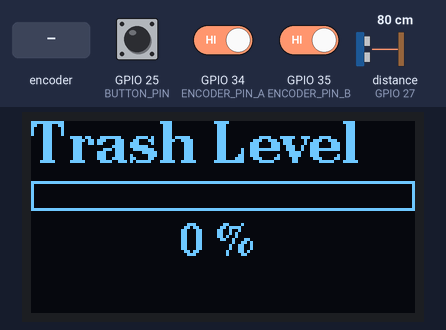
A program run on a simulated ESP32. Parts: 128×64 one-colour display. Wiring (inferred from the names in the program): ultrasonic range finder: trigger GPIO 26; echo GPIO 27. Inputs (shaded band) come from the test bench; at power-on: distance to the obstacle (sensor on GPIO 27) 80 cm, GPIO 25 (BUTTON_PIN) HIGH, GPIO 34 (ENCODER_PIN_A) HIGH, GPIO 35 (ENCODER_PIN_B) HIGH. The echo pulse lasts 58.3 µs per cm.

Above: at 3.2 s.
3.3 s: rotary encoder on GPIO 34 (ENCODER_PIN_A) / GPIO 35 (ENCODER_PIN_B) turned 3 steps (first pin leading)
At 5.0 s:
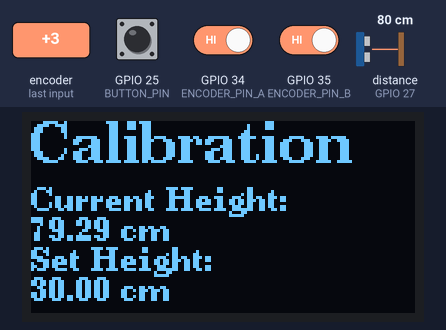
5.4 s: distance to the obstacle (sensor on GPIO 27) set to 2 cm
At 6.8 s:
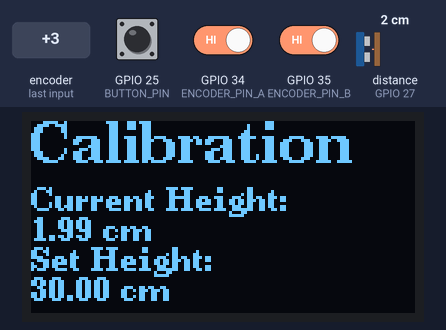
6.9 s: GPIO 25 (BUTTON_PIN) pulled LOW for 0.15 s
At 7.9 s:
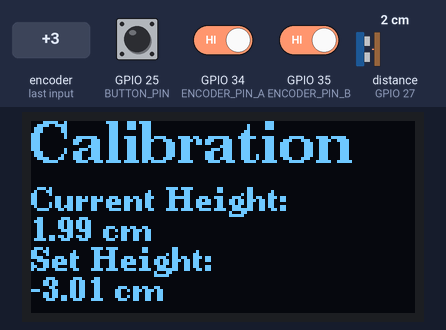
8.5 s: distance to the obstacle (sensor on GPIO 27) set to 4 cm
At 9.96 s:
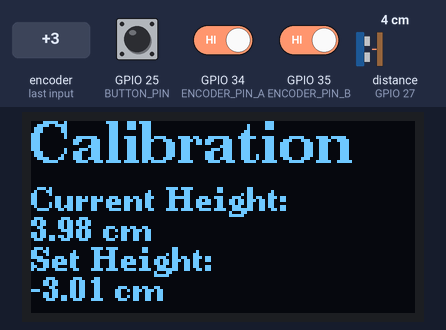
10.1 s: GPIO 25 (BUTTON_PIN) pulled LOW for 1 s
At 11.2 s:
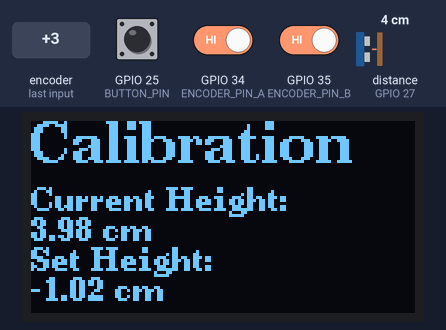
12.6 s: rotary encoder on GPIO 34 (ENCODER_PIN_A) / GPIO 35 (ENCODER_PIN_B) turned 1 step (first pin leading)
At 14.1 s:
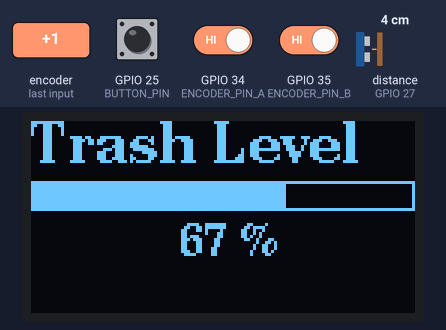
Timing chart, 0 to 15.3 s (numbered marks = the images above; inputs shaded):
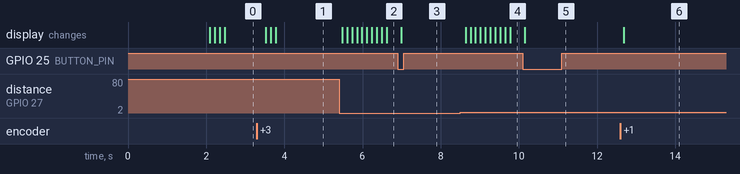

Measured:
- after the input at 3.3 s, the display: changes after 0.22 s (image 1)
- after the input at 5.4 s, the display: first changes after 0.08 s (image 2 shows a later state)
- after the input at 6.9 s, the display: changes after 0.10 s (image 3)
- after the input at 8.5 s, the display: first changes after 0.14 s (image 4 shows a later state)
- after the input at 10.1 s, the display: changes after 0.05 s (image 5)
- after the input at 12.6 s, the display: changes after 0.08 s (image 6)

The program:

main.cpp
```cpp
#include <Arduino.h>
#include <U8g2lib.h>

// Define pins for the ultrasonic sensor
#define TRIGGER_PIN 26
#define ECHO_PIN 27

// Define pins for the rotary encoder
#define ENCODER_PIN_A 34
#define ENCODER_PIN_B 35
#define BUTTON_PIN 25

// Define pins for the OLED
#define OLED_SCL 32
#define OLED_SDA 33

// Variables for the rotary encoder
volatile int encoderPos = 0;
volatile bool buttonPressed = false;
const int menuItems = 2;
int menuIndex = 1;

// Variables for the ultrasonic sensor
float trashCanHeight = 30.0; // Height of the trashcan in cm
long duration;
float distanceCm;
const float sensorOffset = 5.0; // Offset for the sensor mounting

// Variables for the moving average filter
const int numSamples = 10;  // Number of samples for the moving average
float distanceSamples[numSamples];
int sampleIndex = 0;
float totalDistance = 0;
float averageDistance = 0;

// OLED display
U8G2_SSD1306_128X64_NONAME_F_HW_I2C u8g2(U8G2_R0, /* reset=*/ U8X8_PIN_NONE, /* clock=*/ OLED_SCL, /* data=*/ OLED_SDA);

// Encoder state table for direction detection
static const int8_t encoderStateTable[4][4] = {
  {0, -1, 1, 0},
  {1, 0, 0, -1},
  {-1, 0, 0, 1},
  {0, 1, -1, 0}
};

volatile int encoderState = 0;

/*
  Update the encoder position based on the current state of the encoder pins
  The encoder state table is used to determine the direction of the encoder
  The encoder position is updated based on the direction
*/
void IRAM_ATTR updateEncoder() {
  int pinA = digitalRead(ENCODER_PIN_A);
  int pinB = digitalRead(ENCODER_PIN_B);
  int newState = (pinB << 1) | pinA;
  int direction = encoderStateTable[encoderState][newState];
  encoderState = newState;
  if (direction != 0) {
    encoderPos += direction;
  }
}

/*
  Update the button state when the button is pressed
*/
void IRAM_ATTR updateButton() {
  buttonPressed = true;
}

/*
  Read the distance from the ultrasonic sensor
  Update the moving average filter
*/
void readUltrasonicDistance() {
  digitalWrite(TRIGGER_PIN, LOW);
  delayMicroseconds(2);
  digitalWrite(TRIGGER_PIN, HIGH);
  delayMicroseconds(10);
  digitalWrite(TRIGGER_PIN, LOW);

  duration = pulseIn(ECHO_PIN, HIGH);
  distanceCm = duration * 0.034 / 2;

  // Update the moving average filter
  totalDistance -= distanceSamples[sampleIndex];
  distanceSamples[sampleIndex] = distanceCm;
  totalDistance += distanceCm;
  sampleIndex = (sampleIndex + 1) % numSamples;
  averageDistance = totalDistance / numSamples;
}

/*
  Handle the menu navigation and button press
*/
void handleMenu() {
  static int lastEncoderPos = 0;
  if (abs(encoderPos - lastEncoderPos) >= 2) {
    if (encoderPos > lastEncoderPos) {
      menuIndex = (menuIndex + 1) % menuItems;
    } else {
      menuIndex = (menuIndex - 1 + menuItems) % menuItems;
    }
    lastEncoderPos = encoderPos;
  }

  if (buttonPressed) {
    buttonPressed = false;
    if (menuIndex == 0) {
      // Calibration mode
      trashCanHeight = averageDistance - sensorOffset;
    } else if (menuIndex == 1) {
      // Showing trash level
    }
  }
}

/*
  Draw the menu on the OLED display
*/
void drawMenu() {
  u8g2.clearBuffer();

  if (menuIndex == 0) {
    u8g2.setFont(u8g2_font_ncenB14_tr);
    u8g2.drawStr(0, 14, "Calibration");
    u8g2.setCursor(0, 30);
    u8g2.setFont(u8g2_font_ncenB08_tr);
    u8g2.print("Current Height:");
    u8g2.setCursor(0, 40);
    u8g2.print(averageDistance);
    u8g2.print(" cm");
    u8g2.setCursor(0, 50);
    u8g2.print("Set Height: ");
    u8g2.setCursor(0, 60);
    u8g2.print(trashCanHeight);
    u8g2.print(" cm");
  } else if (menuIndex == 1) {
    u8g2.setFont(u8g2_font_ncenB14_tr);
    u8g2.drawStr(0, 14, "Trash Level");
    int trashLevel = map(averageDistance, sensorOffset, trashCanHeight, 100, 0);  // Reverse the level calculation
    trashLevel = constrain(trashLevel, 0, 100);  // Ensure the value is within 0-100%
    u8g2.drawFrame(0, 20, 128, 10);
    u8g2.drawBox(0, 20, map(trashLevel, 0, 100, 0, 128), 10);
    u8g2.setCursor(50, 45);
    u8g2.setFont(u8g2_font_ncenB10_tr);
    u8g2.print(trashLevel);
    u8g2.print(" %");
  }

  u8g2.sendBuffer();
}

/*
  Draw the splash screen on the OLED display
*/
void drawSplashScreen() {
  u8g2.clearBuffer();
  u8g2.setFont(u8g2_font_ncenB14_tr);
  u8g2.drawStr(20, 14, "Trash Can");
  u8g2.setFont(u8g2_font_ncenB10_tr);
  u8g2.drawStr(10, 40, "Fullness Meter");
  u8g2.sendBuffer();
  delay(2000);
}

void setup() {
  Serial.begin(115200);
  u8g2.begin();

  pinMode(TRIGGER_PIN, OUTPUT);
  pinMode(ECHO_PIN, INPUT);
  pinMode(ENCODER_PIN_A, INPUT_PULLUP);
  pinMode(ENCODER_PIN_B, INPUT_PULLUP);
  pinMode(BUTTON_PIN, INPUT_PULLUP);

  attachInterrupt(digitalPinToInterrupt(ENCODER_PIN_A), updateEncoder, CHANGE);
  attachInterrupt(digitalPinToInterrupt(ENCODER_PIN_B), updateEncoder, CHANGE);
  attachInterrupt(digitalPinToInterrupt(BUTTON_PIN), updateButton, FALLING);

  // Initialize distance samples
  for (int i = 0; i < numSamples; i++) {
    distanceSamples[i] = 0;
  }

  drawSplashScreen();
}

void loop() {
  readUltrasonicDistance();
  handleMenu();
  drawMenu();
  delay(100); // Small delay for debounce
}


// #ifdef U8X8_HAVE_HW_SPI
// #include <SPI.h>
// #endif
// #ifdef U8X8_HAVE_HW_I2C
// #include <Wire.h>
// #endif

// #define BUTTON_PIN 25
// #define ENCODER_PIN_A 34
// #define ENCODER_PIN_B 35
// // #define TRIGGER_PIN 5
// // #define ECHO_PIN 4

// // float duration, distance;

// #define ENCODER_STATES 4
// volatile int encoderPos = 0;

// /*
//   U8g2lib Example Overview:
//     Frame Buffer Examples: clearBuffer/sendBuffer. Fast, but may not work with all Arduino boards because of RAM consumption
//     Page Buffer Examples: firstPage/nextPage. Less RAM usage, should work with all Arduino boards.
//     U8x8 Text Only Example: No RAM usage, direct communication with display controller. No graphics, 8x8 Text only.

// */
// U8G2_SSD1306_128X64_NONAME_F_HW_I2C u8g2(U8G2_R0, /* reset=*/ U8X8_PIN_NONE, /* clock=*/ 32, /* data=*/ 33);   // ESP32 Thing, HW I2C with pin remapping


// // int16_t offset;				// current offset for the scrolling text
// // u8g2_uint_t width;			// pixel width of the scrolling text (must be lesser than 128 unless U8G2_16BIT is defined
// // const char *text = "Azzam";	// scroll this text from right to left

// // const uint8_t tile_area_x_pos = 2;	// Update area left position (in tiles)
// // const uint8_t tile_area_y_pos = 3;	// Update area upper position (distance from top in tiles)
// // const uint8_t tile_area_width = 12;
// // const uint8_t tile_area_height = 4;	// this will allow cour18 chars to fit into the area

// // const u8g2_uint_t pixel_area_x_pos = tile_area_x_pos*8;
// // const u8g2_uint_t pixel_area_y_pos = tile_area_y_pos*8;
// // const u8g2_uint_t pixel_area_width = tile_area_width*8;
// // const u8g2_uint_t pixel_area_height = tile_area_height*8;

// void updateButton() {
//   encoderPos = 0;
// }

// // float GetDistance() {
// //   digitalWrite(TRIGGER_PIN, HIGH);
// //   delayMicroseconds(10);
// //   digitalWrite(TRIGGER_PIN, LOW);

// //   duration = pulseIn(ECHO_PIN, HIGH);
// //   distance = (duration * 0.0343) / 2;
// //   return distance;
// // }

// static const int8_t encoderStateTable[ENCODER_STATES][ENCODER_STATES] = {
//   {0, -1, 1, 0},
//   {1, 0, 0, -1},
//   {-1, 0, 0, 1},
//   {0, 1, -1, 0}
// };

// volatile int encoderState = 0;
// static void updateEncoder() {
//   int pinA = digitalRead(ENCODER_PIN_A);
//   int pinB = digitalRead(ENCODER_PIN_B);
//   int newState = (pinB << 1) | pinA;
//   int direction = encoderStateTable[encoderState][newState];
//   encoderState = newState;
//   if ((encoderState == 1 || encoderState == 2) && direction != 0) {
//     encoderPos += direction;
//   }
// }

// void setup(void) {
//   Serial.begin(115200);
//   u8g2.begin();

//   // u8g2.clearBuffer();					// clear the internal memory
//   // u8g2.setFont(u8g2_font_helvR10_tr);	// choose a suitable font
//   // u8g2.drawStr(0,12,"Level Sampah");	// write something to the internal memory

//   // // draw a frame, only the content within the frame will be updated
//   // // the frame is never drawn again, but will stay on the display
//   // u8g2.drawBox(pixel_area_x_pos-1, pixel_area_y_pos-1, pixel_area_width+2, pixel_area_height+2);

//   // u8g2.sendBuffer();					// transfer internal memory to the display

//   // u8g2.setFont(u8g2_font_courB18_tr);	// set the target font for the text width calculation
//   // width = u8g2.getUTF8Width(text);		// calculate the pixel width of the text
//   // offset = width+pixel_area_width;

//   // Set encoder pins as inputs
//   pinMode(ENCODER_PIN_A, INPUT_PULLUP);
//   pinMode(ENCODER_PIN_B, INPUT_PULLUP);
//   pinMode(BUTTON_PIN, INPUT_PULLUP);
//   // pinMode(TRIGGER_PIN, OUTPUT);
//   // pinMode(ECHO_PIN, INPUT);

//   // Attach interrupts to encoder pins
//   attachInterrupt(digitalPinToInterrupt(ENCODER_PIN_A), updateEncoder, CHANGE);
//   attachInterrupt(digitalPinToInterrupt(ENCODER_PIN_B), updateEncoder, CHANGE);
//   attachInterrupt(digitalPinToInterrupt(BUTTON_PIN), updateButton, FALLING);

// }

// void loop(void) {
//   // ------------------------ Display
//   // u8g2.clearBuffer();						// clear the complete internal memory
//   // // draw the scrolling text at current offset
//   // u8g2.setFont(u8g2_font_courB18_tr);		// set the target font
//   // u8g2.drawUTF8(
//   //   pixel_area_x_pos-width+offset,
//   //   pixel_area_y_pos+pixel_area_height+u8g2.getDescent()-1,
//   //   text);								// draw the scolling text

//   // // now only update the selected area, the rest of the display content is not changed
//   // u8g2.updateDisplayArea(tile_area_x_pos, tile_area_y_pos, tile_area_width, tile_area_height);

//   // offset--;								// scroll by one pixel
//   // if ( offset == 0 )	offset = width+pixel_area_width;			// start over again
//   static int pixelX = 0;
//   static int pixelY = 0;
//   static bool drawPixel = true;

//   u8g2.drawPixel(pixelX, pixelY);
//   u8g2.sendBuffer(); // transfer internal memory to the display

//   pixelX++;
//   if (pixelX >= 128) {
//     pixelX = 0;
//     pixelY++;
//     if (pixelY >= 64) {
//       pixelY = 0;
//       u8g2.clearBuffer();
//     }
//   }

//   u8g2.clearBuffer();
//   u8g2.setFont(u8g2_font_courB18_tr);
//   u8g2.setCursor(10, 20);
//   u8g2.print(encoderPos);
//   u8g2.updateDisplayArea(10, 20, 128, 20);

//   // ------------------------ Rotary Encoder
//   static int previousPos = 0;
//   if (encoderPos != previousPos) {
//     Serial.println(encoderPos);
//     previousPos = encoderPos;
//   }
//   // ------------------------

//   delay(1);							// do some small delay
// }
```
